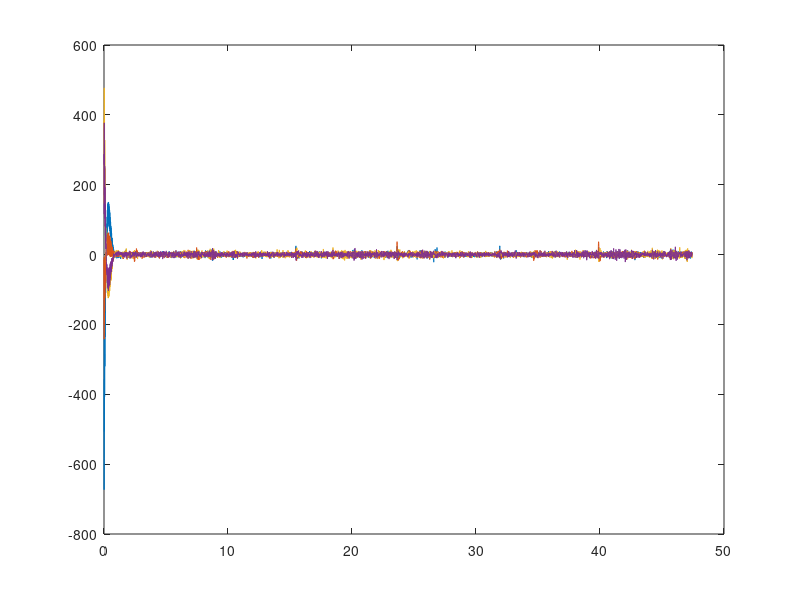
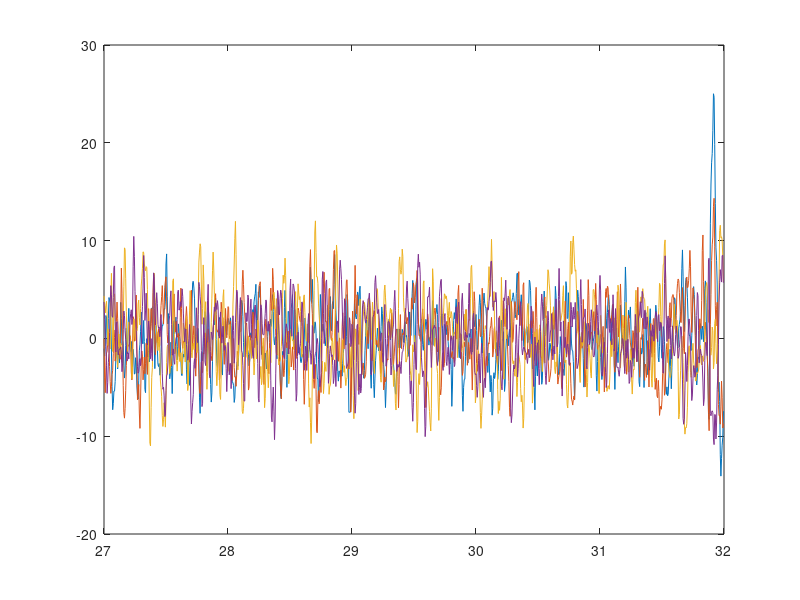
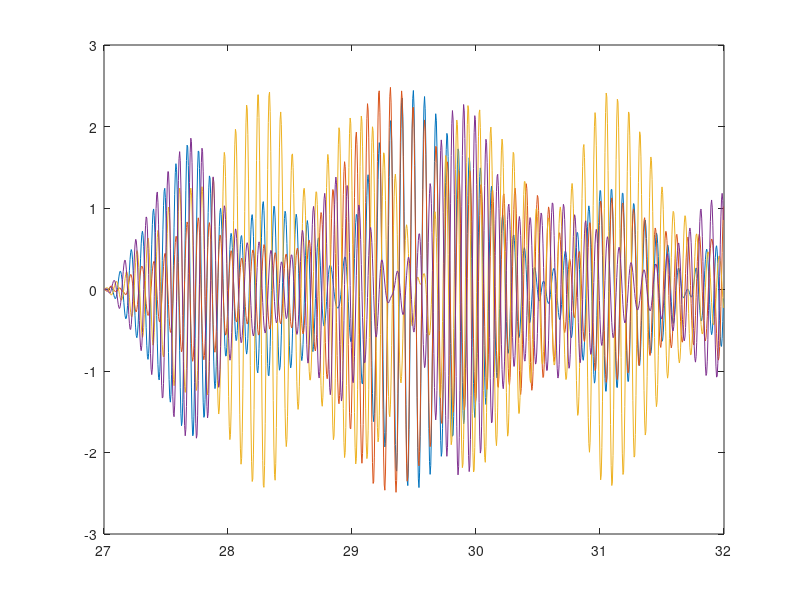
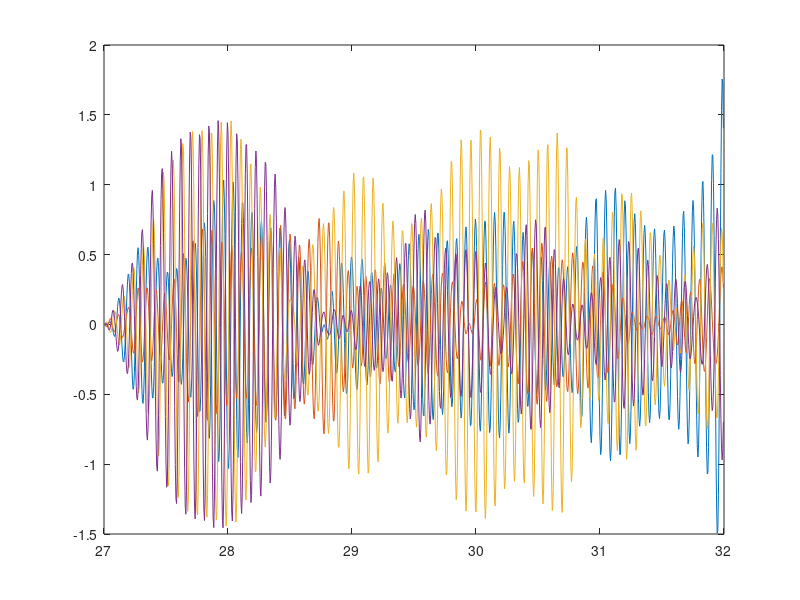

The MATLAB source for these figures, in order:

close all;
clear;
clc;

% static
fs = 200;
[b,a] = butter(2,[49 51]/(fs/2), 'stop');           % Notch
[h,g] = butter(2,[1 50]/(fs/2), 'bandpass');   % Filter awal 1-50 Hz
[d,c] = butter(2,[10.5 11.5]/(fs/2), 'bandpass');   % Merah - 11 Hz
[f,e] = butter(2,[12.5 13.5]/(fs/2), 'bandpass');   % Biru  - 13 Hz

% durasi
durasiAwal = 27;
durasiAkhir = 32;
chAwal = 1;
chAkhir = 4;
%% [Awal Akhir,...]
% Jeda = [0 3, 8 11, 16 19, 24 27, 32 35, 40 43]
% Merah = [3 8, 19 24, 35 40]
% Biru  = [11 16, 27 32, 43 48]


data = load('subjek2b_2.txt');
t = [0:length(data)-1]/fs;

for j=chAwal:chAkhir
    dataN(:,j)=filter(b,a,data(:,j)); % dataN = data Notched
end

% ----------------------------
for j=chAwal:chAkhir
    dataN(:,j)=filter(h,g,dataN(:,j)); % dataN = data Notched + BP 1 - 50 Hz
end

% for j=chAwal:chAkhir
% 	pN = dataN(:,i) - min(dataN(:,i));
% 	pN = pN ./ max(pN(:));
% 	dataN(:,i) = pN;
% end

% -----------------------------

figure; plot(t, dataN);

awal = durasiAwal*fs+1;
akhir = durasiAkhir*fs;

dataP = dataN(awal:akhir,:); % dataP = data Potong
tP = [0:length(dataP)-1]/fs; % tP = time Potong
tP = tP+durasiAwal; % Menyesuaikan letak potongan data
for j=chAwal:chAkhir
    dataM(:,j)=filter(d,c,dataP(:,j));
    dataB(:,j)=filter(f,e,dataP(:,j));
end

% Figure Time Domain
figure; plot(tP, dataP);
figure; plot(tP, dataM);
figure; plot(tP, dataB);

% FFT

AkP = abs(fft(dataP))/length(dataP);
kP = 0:1:length(dataP)-1;
fP = kP*fs/length(dataP);

AkM = abs(fft(dataM))/length(dataM);
kM = 0:1:length(dataM)-1;
fM = kM*fs/length(dataM);

AkB = abs(fft(dataB))/length(dataB);
kB = 0:1:length(dataB)-1;
fB = kB*fs/length(dataB);

% Figure Frequency Domain
figure; plot(fP, AkP); xlim([1 50]);
% figure; plot(fM, AkM); xlim([10 14]);% title({'Frequency Domain';'Fokus Merah(3-8s)';'BP : 10.5-11.5 Hz'});
% figure; plot(fB, AkB); xlim([10 14]);% title({'Frequency Domain';'Fokus Merah(3-8s)';'BP : 12.5-13.5 Hz'});



% % PSD - Mudin
% %% datatemp = data
% Pxx = abs(fft(datatemp)).^2/length(datatemp)/fs;
% Hspd = dspdata.psd(Pxx(1:length(Pxx)/2), 'Fs',fs);

% %rata-rata PSD
% rataPSD{j,i} = avgpower(Hpsd);